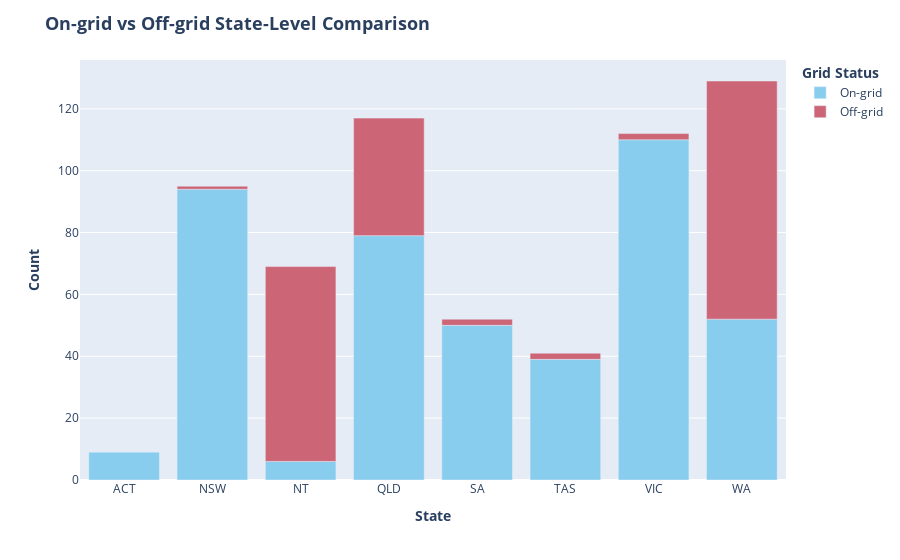

Source (notebook cell):
### Markdown cell above
## Data Visualisation

### Code cell
# On-grid vs Off-grid state-level comparison
vis_nger = nger_geocoded.copy()

vis_nger['gridstatus'] = vis_nger['grid'].apply(lambda x: 'Off-grid' if x == 'Off-grid' else 'On-grid')

state_grid_counts = vis_nger.groupby(['state', 'gridstatus']).size().reset_index(name = 'count')

fig = px.bar(state_grid_counts, x = 'state', y = 'count', color = 'gridstatus', color_discrete_sequence = px.colors.qualitative.Safe)
fig.update_layout(title = dict(text = '<b>On-grid vs Off-grid State-Level Comparison</b>', font = dict(size = 18)),
                  xaxis_title = '<b>State</b>',
                  yaxis_title = '<b>Count</b>',
                  legend_title = '<b>Grid Status</b>')
fig.show()

### Figure 1 — Plotly figure (JSON) as saved in the notebook; plotly's stock layout.template omitted (floating-point values rounded to 4 significant figures)
{"data": [{"hovertemplate": "gridstatus=On-grid<br>state=%{x}<br>count=%{y}<extra></extra>", "legendgroup": "On-grid", "marker": {"color": "rgb(136, 204, 238)", "pattern": {"shape": ""}}, "name": "On-grid", "orientation": "v", "showlegend": true, "textposition": "auto", "type": "bar", "x": ["ACT", "NSW", "NT", "QLD", "SA", "TAS", "VIC", "WA"], "xaxis": "x", "y": [9, 94, 6, 79, 50, 39, 110, 52], "yaxis": "y"}, {"hovertemplate": "gridstatus=Off-grid<br>state=%{x}<br>count=%{y}<extra></extra>", "legendgroup": "Off-grid", "marker": {"color": "rgb(204, 102, 119)", "pattern": {"shape": ""}}, "name": "Off-grid", "orientation": "v", "showlegend": true, "textposition": "auto", "type": "bar", "x": ["NSW", "NT", "QLD", "SA", "TAS", "VIC", "WA"], "xaxis": "x", "y": [1, 63, 38, 2, 2, 2, 77], "yaxis": "y"}], "layout": {"barmode": "relative", "legend": {"title": {"text": "<b>Grid Status</b>"}, "tracegroupgap": 0}, "margin": {"t": 60}, "title": {"font": {"size": 18}, "text": "<b>On-grid vs Off-grid State-Level Comparison</b>"}, "xaxis": {"anchor": "y", "domain": [0, 1], "title": {"text": "<b>State</b>"}}, "yaxis": {"anchor": "x", "domain": [0, 1], "title": {"text": "<b>Count</b>"}}}}
